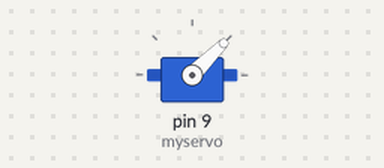
The program below on a simulated Arduino Uno, built with avr-gcc and run on an emulated ATmega328P. Parts: servo.

Above: at 0.05 s.
At 4.1 s:
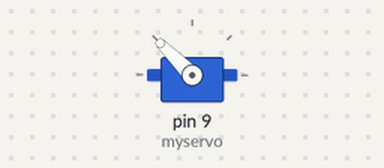
At 6.2 s:
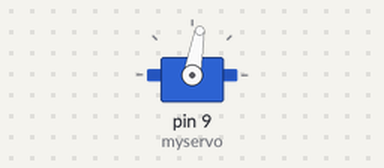
At 8.3 s:
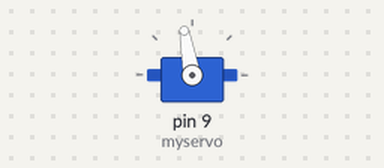
Timing chart, 0 to 10.8 s (numbered marks = the images above):
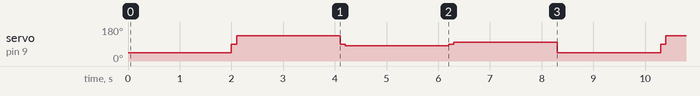

Measured:
- by itself, servo on pin 9 (myservo): repeats every 8.3 s: 135° 2.0 s, 90° 0.10 s, 80° 2.0 s, 90° 0.10 s, 100° 2.0 s, 45° 2.0 s, 90° 0.10 s

The program:

main.cpp
```cpp
#include <Arduino.h>
#include <Servo.h>

Servo myservo;  // create servo object to control a servo

void setup()
{
  myservo.attach(9);  // attaches the servo on pin 9 to the servo object
}

void loop()
{
  myservo.write(45);  // rotate counterclockwise full speed
  delay(2000);
  myservo.write(90);  // stop
  delay(100);
  myservo.write(135);  // rotate clockwise full speed
  delay(2000);
  myservo.write(90);  // stop
  delay(100);
  myservo.write(80);  // rotate very slowly counterclockwise
  delay(2000);
  myservo.write(90);  // stop
  delay(100);
  myservo.write(100);  // rotate very slowly clockwise
  delay(2000);
}

// //KY-018 Example Code
// int sensorPin = 2; //define analog pin 2
// int value = 0;

// void setup() {
// 	Serial.begin(9600);
// }

// void loop() {
// 	value = analogRead(sensorPin);
// 	Serial.println(value, DEC); // light intensity
// 								// high values for bright environment
// 								// low values for dark environment
// 	delay(100);
// }

// // Include the Stepper library<br>#include
// // Declare the used pins
// int dirA = 12;
// int dirB = 13;
// int pwmA = 3;
// int pwmB = 11;
// // Declare a Stepper motor with 200 steps
// Stepper stepper1(200, dirA, dirB);
// void setup() {
//   // PWM pins require declaration when used as Digital
//   pinMode(pwmA, OUTPUT);
//   pinMode(pwmB, OUTPUT);

//   // Set PWM pins as always HIGH
//   digitalWrite(pwmA, HIGH);
//   digitalWrite(pwmB, HIGH);

//   // Set stepper motor speed
//   stepper1.setSpeed(60);
// }
// void loop(){
//   // Turn the stepper 100 steps which means 180 degrees
//   stepper1.step(100);
//   // Wait half second
//   delay(500);

//   // Turn the stepper 100 steps back which means 180 degrees
//   stepper1.step(-100);
//   // Wait half second
//   delay(500);
// }
```
